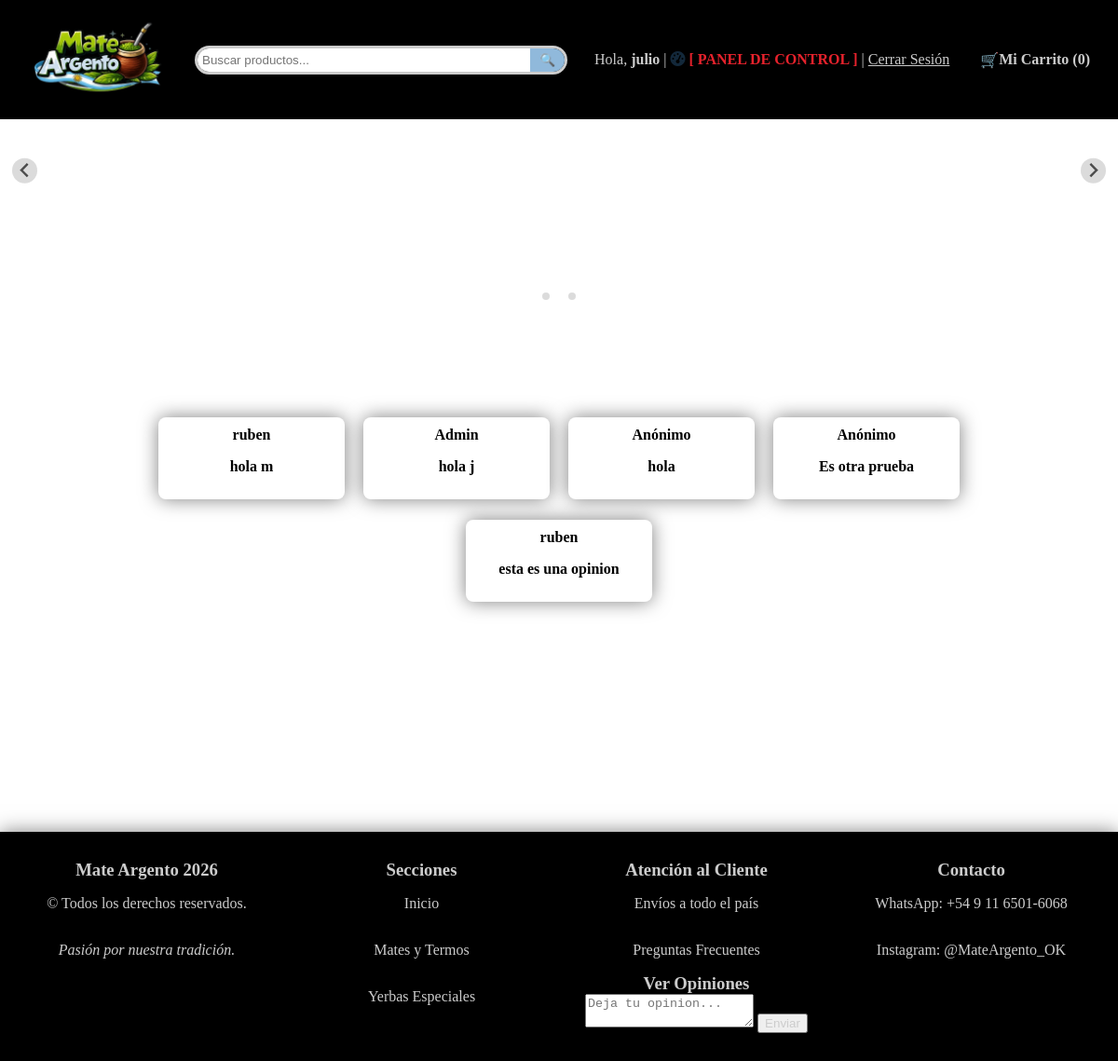
Page /opiniones (signed in) on the committed database.
### app.py (models this page shows, shortened)
class Opinion(db.Model):
    id = db.Column(db.Integer, primary_key=True) # Esto hace que el cerebro los vuelva unicos y los va colocando 1,2,3.
    nombre_cliente = db.Column(db.String(100)) # Espacio para el nombre del cliente de maximo 100 letras.
    comentario = db.Column(db.Text, nullable=False) # El texto que escriben, nullable para que no se guarde vacio.

### app.py (the view)
@app.route('/opiniones')
def ver_opiniones():
    return render_template('opiniones.html', opiniones=Opinion.query.all())

### app.py (called while the page is built, shortened)
@app.context_processor
def inject_categorias():
    return dict(todas_las_categorias=CATEGORIAS_DATA)

@app.context_processor
def procesar_carrito():
    mi_carrito = Carrito(session)
    items, total, unidades = mi_carrito.obtener_datos(Producto)
    return dict(carrito_html=items, total_carrito=total, total_unidades=unidades)

    def obtener_datos(self, modelo_producto):
        carrito_dict = self.session.get('carrito', {})
        productos_reales = []
        total_general = 0
        total_unidades = 0  # <--- Nueva variable
        return productos_reales, total_general, total_unidades

### templates/opiniones.html (shortened to what this page needs)
<!DOCTYPE html>
<html>
<head>
</head>
<body>
    {% extends 'base.html' %}
    {% block content %}
    <br>
    <div class="contenedor">
        <br><br><br>
        <div class="contenedor-padre2">
            {% for p in opiniones %}
                <div class="tarjeta">
                    <h4>{{ p.nombre_cliente }}</h4>
                    <p><b>{{ p.comentario }}</b></p>
                </div>
            {% else %}
                <p>No hay productos en esta categoría todavía.</p>
            {% endfor %}
        </div>
        <br><br><br>
    </div>
    {% endblock %}

### static/estilos.css (style rules this page uses)
body { margin: 0; background-size: cover; background-repeat: no-repeat; background-position: center; }
.fondo-inicio { background-image: url('img/fondo_azul16.jpg'); }
.contenedor { width: 80%; margin: auto; background-size: cover; background-repeat: no-repeat; background-position: center; padding: 20px; border-radius: 10px; min-height: 500px; background-color: rgba(255, 255, 255, 0.0); border: 1px solid rgba(255, 255, 255, 0.0); box-shadow: 0 8px 32px 0 rgba(0, 0, 0, 0.0); }
.contenedor > * { margin-left: 20px; margin-right: 20px; }
.contenedor-padre2 { display: flex; flex-direction: row; flex-wrap: wrap; justify-content: center; align-items: center; gap: 20px; padding: 20px; background-color: #90b9db; border-radius: 10px; background-color: rgba(255, 255, 255, 0.0); border: 1px solid rgba(255, 255, 255, 0.0); box-shadow: 0 8px 32px 0 rgba(0, 0, 0, 0.0); min-height: 200px; }
.tarjeta { background-color: #fff; padding: 10px; border-radius: 8px; width: 200px; text-align: center; display: flex; flex-direction: column; justify-content: space-between; height: 100%; box-sizing: border-box; box-shadow: 0px 0px 20px rgba(0, 0, 0, 0.5); transition: transform 0.25s ease, box-shadow 0.25s ease, border-color 0.25s ease; position: relative; overflow: hidden; }
.tarjeta h4 { font-size: 1rem; margin: 0; overflow: hidden; display: -webkit-box; -webkit-line-clamp: 2; -webkit-box-orient: vertical; line-clamp: 2; }

### rows in the picture
Opinion: nombre_cliente "ruben", comentario "hola m"
Opinion: nombre_cliente "Admin", comentario "hola j"
Opinion: nombre_cliente "Anónimo", comentario "hola"
Opinion: nombre_cliente "Anónimo", comentario "Es otra prueba"
Opinion: nombre_cliente "ruben", comentario "esta es una opinion"

### other values in the picture
{{ session['usuario_nombre'] }} "julio"
{{ total_unidades }} "0"
